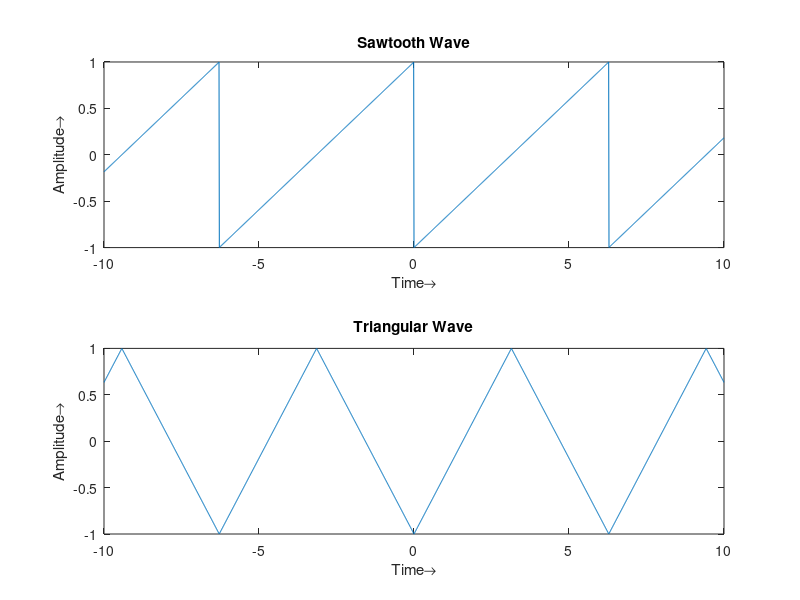

Write the MATLAB code that produced this figure.
% Generate a Plot of Triangular Wave

t = -10:0.01:10;

x = sawtooth(t);
subplot(2,1,1)
plot(t,x);
title('Sawtooth Wave');
xlabel('Time→');
ylabel('Amplitude→');

y = sawtooth(t,0.5);  % 0.5 to have the peak in the middle
subplot(2,1,2);
plot(t,y);
title('Triangular Wave');
xlabel('Time→');
ylabel('Amplitude→');